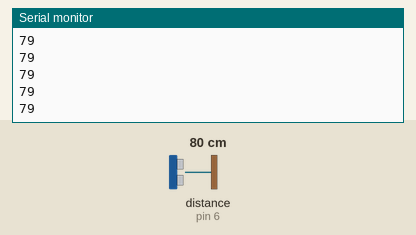
Recording of a sketch running on a simulated Arduino Uno, built with avr-gcc and run on an emulated ATmega328P. Shown: the last lines printed to the serial monitor. Wiring (inferred from the names in the program): ultrasonic range finder: trigger pin 7; echo pin 6. The inputs (shaded band) are chosen by the test bench; at power-on: distance to the obstacle (sensor on pin 6) 80 cm. The echo pulse lasts 58.3 µs per cm.

Above: at 4.6 s.
4.7 s: distance to the obstacle (sensor on pin 6) set to 247 cm
At 4.72 s:
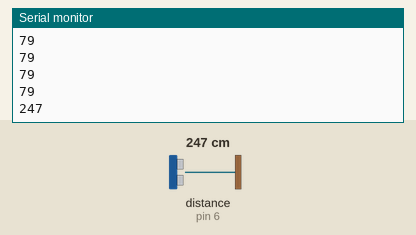
6.2 s: distance to the obstacle (sensor on pin 6) set to 250 cm
At 6.28 s:
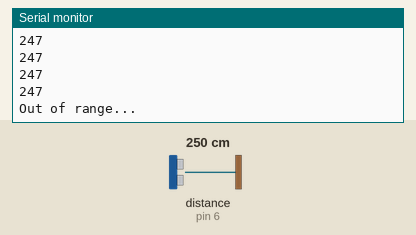

Measured:
- the behaviour switches between 249 and 250 cm on distance to the obstacle (sensor on pin 6) (found by bisection; images 1 and 2)
- after the input at 4.7 s, the serial monitor: prints a new line at once (image 1)
- after the input at 6.2 s, the serial monitor: prints a new line after 0.08 s (image 2)

The sketch:

sensor_distancia.ino
```cpp
#define echoPin 6 // Echo Pin
#define trigPin 7 // Trigger Pin

int maximumRange = 250; // Maximum range needed
int minimumRange = 1; // Minimum range needed
long duration, distance; // Duration used to calculate distance

void setup() {
 Serial.begin (9600);
 pinMode(trigPin, OUTPUT);
 pinMode(echoPin, INPUT);
}

void loop() {

readDistance();

if(distance>minimumRange && distance < maximumRange)
{
 Serial.println(distance);
}else
{
  Serial.println("Out of range...");
}
 delay(50);
}

int readDistance()
{
 digitalWrite(trigPin, LOW);
 delayMicroseconds(2);

 digitalWrite(trigPin, HIGH);
 delayMicroseconds(10);

 digitalWrite(trigPin, LOW);
 duration = pulseIn(echoPin, HIGH);

 distance = duration/58.2;
}
```
